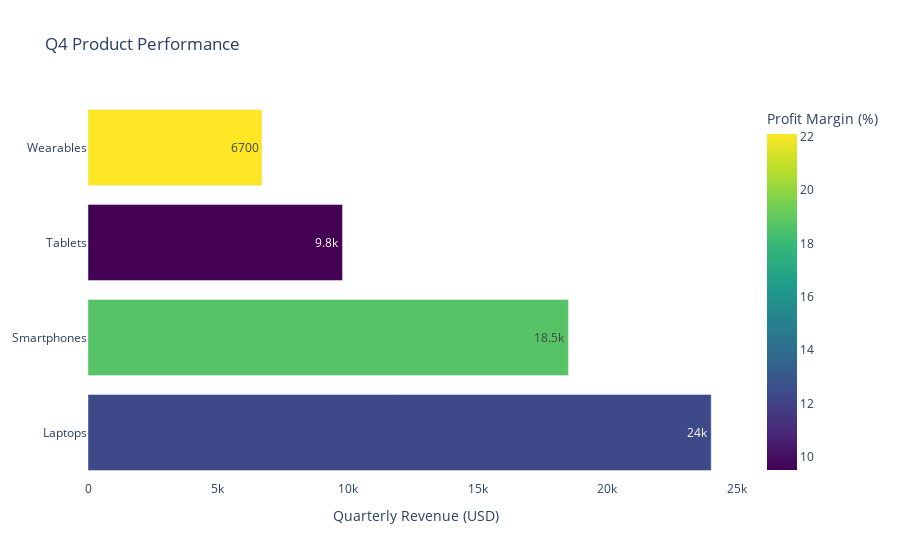

Here is the notebook cell this chart was saved with:
### Markdown cell above
## Horizontal Bar Chart Color Grad

### Code cell
# Create sample sales data
sales_data = pd.DataFrame({
    'Product': ['Laptops', 'Smartphones', 'Tablets', 'Wearables'],
    'Revenue': [24000, 18500, 9800, 6700],
    'Profit Margin (%)': [12.3, 18.7, 9.5, 22.1]
})

# Create styled horizontal bar chart
fig = px.bar(sales_data,
             x='Revenue',
             y='Product',
             orientation='h',
             title='Q4 Product Performance',
             color='Profit Margin (%)',  
             text_auto=True,             
             labels={'Revenue':'Quarterly Revenue (USD)'},
             color_continuous_scale=px.colors.sequential.Viridis)

fig.update_layout(
    uniformtext_minsize=8,       
    plot_bgcolor='rgba(0,0,0,0)',
    yaxis_title=None             
)
fig.show()

### Figure 1 — Plotly figure (JSON) as saved in the notebook; plotly's stock layout.template omitted (floating-point values rounded to 4 significant figures)
{"data": [{"alignmentgroup": "True", "hovertemplate": "Quarterly Revenue (USD)=%{x}<br>Product=%{y}<br>Profit Margin (%)=%{marker.color}<extra></extra>", "legendgroup": "", "marker": {"color": [12.3, 18.7, 9.5, 22.1], "coloraxis": "coloraxis", "pattern": {"shape": ""}}, "name": "", "offsetgroup": "", "orientation": "h", "showlegend": false, "textposition": "auto", "texttemplate": "%{x}", "type": "bar", "x": [24000, 18500, 9800, 6700], "xaxis": "x", "y": ["Laptops", "Smartphones", "Tablets", "Wearables"], "yaxis": "y"}], "layout": {"barmode": "relative", "coloraxis": {"colorbar": {"title": {"text": "Profit Margin (%)"}}, "colorscale": [[0, "#440154"], [0.1111, "#482878"], [0.2222, "#3e4989"], [0.3333, "#31688e"], [0.4444, "#26828e"], [0.5556, "#1f9e89"], [0.6667, "#35b779"], [0.7778, "#6ece58"], [0.8889, "#b5de2b"], [1, "#fde725"]]}, "legend": {"tracegroupgap": 0}, "plot_bgcolor": "rgba(0,0,0,0)", "title": {"text": "Q4 Product Performance"}, "uniformtext": {"minsize": 8}, "xaxis": {"anchor": "y", "domain": [0, 1], "title": {"text": "Quarterly Revenue (USD)"}}, "yaxis": {"anchor": "x", "domain": [0, 1], "title": {}}}}
